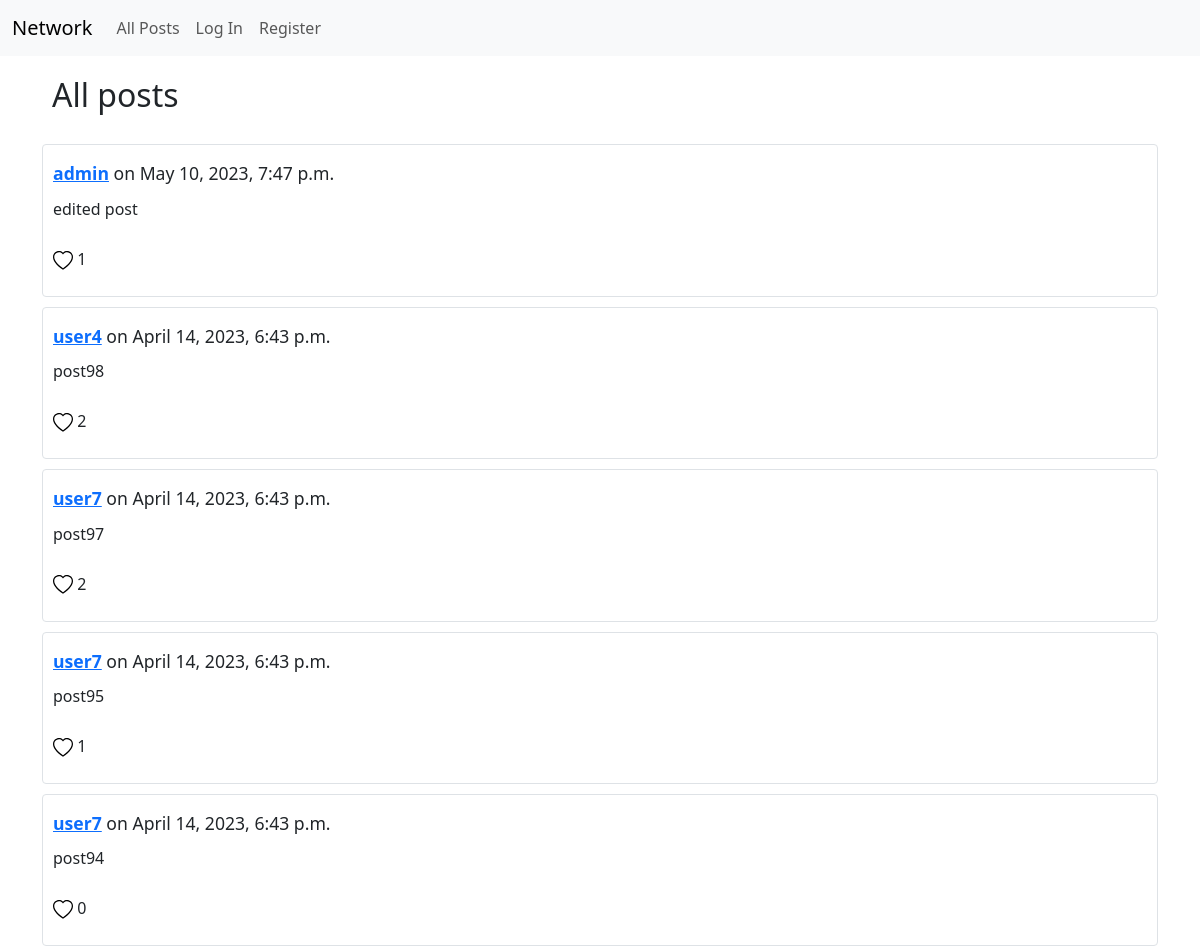
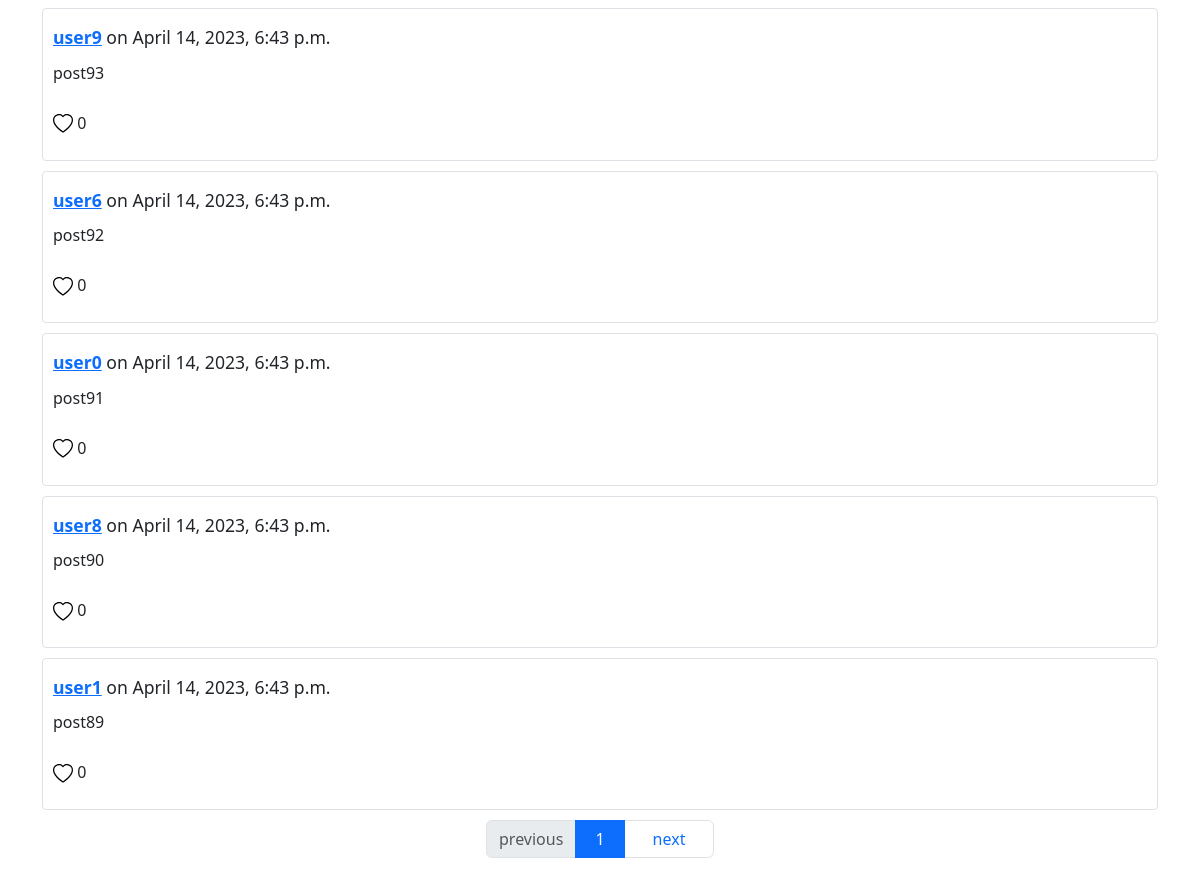
The page / on the database its author committed (2 pictures, top to bottom).
### network/models.py (models this page shows)
class Post(models.Model):
    poster = models.ForeignKey(User, related_name="posts", on_delete=models.CASCADE)
    content = models.TextField(max_length=500)
    add_date = models.DateTimeField(auto_now_add=True)
    likes = models.ManyToManyField(User)

class User(AbstractUser):
    followings = models.ManyToManyField("self", symmetrical=False, related_name="followers")

### network/views.py (the view)
# urls.py: path("", views.index, name="index"),
def index(request):
    if request.user.is_authenticated:
        posts = Post.objects.annotate(
                    likes_count=Count('likes'), liked=Count('likes', filter=Q(likes=request.user))
                ).order_by(
                    "-add_date"
                )
    else:
        posts = Post.objects.annotate(
                    likes_count=Count('likes')
                ).order_by(
                    "-add_date"
                )
    paginator = Paginator(posts, 10)
    page_number = request.GET.get("page")
    page_obj = paginator.get_page(page_number)
    return render(request, "network/index.html", {
        "page_obj": page_obj,
        "title": "All posts",
        'form': AddPostForm(),
    })

### network/templates/network/index.html (shortened to what this page needs)
{% extends "network/layout.html" %}
{% block body %}
    {% block index_extension %}
        <div style="display:flex; justify-content:left; align-items: baseline; flex-wrap: wrap;">
            <h2>{{ title }}</h2>
        </div>
    {% endblock %}
    {% for post in page_obj %}
        <div class="post" id="post{{ post.id }}">
            <div class="post-header">
                <b><a href="{% url 'user-profile' post.poster.id %}">{{ post.poster }}</a></b> on {{ post.add_date }}
            </div>
            <div class="post-content">
                <p id="content{{ post.id }}">{{ post.content }}</p>
            </div>
            <div class="post-likes">
                <span>
                    <svg id="liked{{ post.id }}isfalse" {% if post.liked %}style="display: none;"{% else %}style="display: inline;"{% endif %} onclick="likePost({{ post.id }})" xmlns="http://www.w3.org/2000/svg" width="20" height="20" fill="black" class="bi bi-heart" viewBox="0 0 16 16">
                        <path d="m8 2.748-.717-.737C5.6.281 2.514.878 1.4 3.053c-.523 1.023-.641 2.5.314 4.385.92 1.815 2.834 3.989 6.286 6.357 3.452-2.368 5.365-4.542 6.286-6.357.955-1.886.838-3.362.314-4.385C13.486.878 10.4.28 8.717 2.01L8 2.748zM8 15C-7.333 4.868 3.279-3.04 7.824 1.143c.06.055.119.112.176.171a3.12 3.12 0 0 1 .176-.17C12.72-3.042 23.333 4.867 8 15z"/>
                    </svg>
                </span>
                <span id="likesCount{{ post.id }}">
                    {{ post.likes_count }}
                </span>
            </div>
            <div class="post-footer">
            </div>
        </div>
    {% endfor %}
    {% if page_obj.has_other_pages %}
        <ul class="pagination justify-content-center">
            {% if page_obj.has_previous %}
                <li class="page-item"><a style="width: 90px; text-align: center;" class="page-link" href="?page={{ page_obj.previous_page_number }}">previous</a></li>
            {% else %}
                <li class="page-item disabled"><a style="width: 90px; text-align: center;" class="page-link" href="#">previous</a></li>
            {% endif %}
                <li class="page-item active"><a style="width: 50px; text-align: center;" class="page-link" href="?page={{ page_obj.number }}">{{ page_obj.number }}</a></li>
            {% if page_obj.has_next %}
                <li class="page-item"><a style="width: 90px; text-align: center;" class="page-link" href="?page={{ page_obj.next_page_number }}">next</a></li>
            {% else %}
                <li class="page-item disabled"><a style="width: 90px; text-align: center;" class="page-link" href="#">next</a></li>
            {% endif %}
        </ul>
    {% elif not page_obj %}
       <div>No posts yet</div>
    {% endif %}
{% endblock %}

### network/templates/network/layout.html (shortened to what this page needs)
{% load static %}
<!DOCTYPE html>
<html lang="en">
    <head>
        <link href="https://cdn.jsdelivr.net/npm/bootstrap@5.3.0-alpha3/dist/css/bootstrap.min.css" rel="stylesheet">
        <link href="{% static 'network/styles.css' %}" rel="stylesheet">
    </head>
    <body>
        <nav class="navbar navbar-expand-lg bg-body-tertiary">
            <div class="container-fluid">
                <a class="navbar-brand" href="{% url 'index' %}">Network</a>
                <div class="collapse navbar-collapse" id="navbarNavAltMarkup">
                    <div class="navbar-nav">
                        <a class="nav-link" href="{% url 'index' %}">All Posts</a>
                        {% if user.is_authenticated %}
                            <a class="nav-link" href="{% url 'following' %}">Following</a>
                            <a class="nav-link" href="{% url 'logout' %}">Log Out</a>
                        {% else %}
                            <a class="nav-link" href="{% url 'login' %}">Log In</a>
                            <a class="nav-link" href="{% url 'register' %}">Register</a>
                        {% endif %}
                    </div>
                </div>
            </div>
        </nav>
        <div class="body">
            <div class="container">
                {% block body %}
                {% endblock %}
            </div>
        </div>
    </body>
</html>

### network/static/network/styles.css (style rules this page uses)
.post { border: 1px solid #dee2e6; border-radius: 0.25rem; margin: 10px 0; padding: 10px; }
.post-header { padding: 5px 0; font-size: 1.1rem; }
.post-content { padding: 5px 0; }
.post-likes { padding: 5px 0; }
.post-footer { padding: 5px 0; }
.container h2, .container h3 { margin: 20px 10px; }

### rows shown on the page
Post: poster "admin", add_date "May 10, 2023, 7:47 p.m.", content "edited post", likes_count "1"
Post: poster "user4", add_date "April 14, 2023, 6:43 p.m.", content "post98", likes_count "2"
Post: poster "user7", add_date "April 14, 2023, 6:43 p.m.", content "post97", likes_count "2"
Post: poster "user7", add_date "April 14, 2023, 6:43 p.m.", content "post95", likes_count "1"
Post: poster "user7", add_date "April 14, 2023, 6:43 p.m.", content "post94", likes_count "0"
Post: poster "user9", add_date "April 14, 2023, 6:43 p.m.", content "post93", likes_count "0"
Post: poster "user6", add_date "April 14, 2023, 6:43 p.m.", content "post92", likes_count "0"
Post: poster "user0", add_date "April 14, 2023, 6:43 p.m.", content "post91", likes_count "0"
Post: poster "user8", add_date "April 14, 2023, 6:43 p.m.", content "post90", likes_count "0"
Post: poster "user1", add_date "April 14, 2023, 6:43 p.m.", content "post89", likes_count "0"

### other values the page prints
{{ title }} "All posts"
{{ page_obj.number }} "1"
